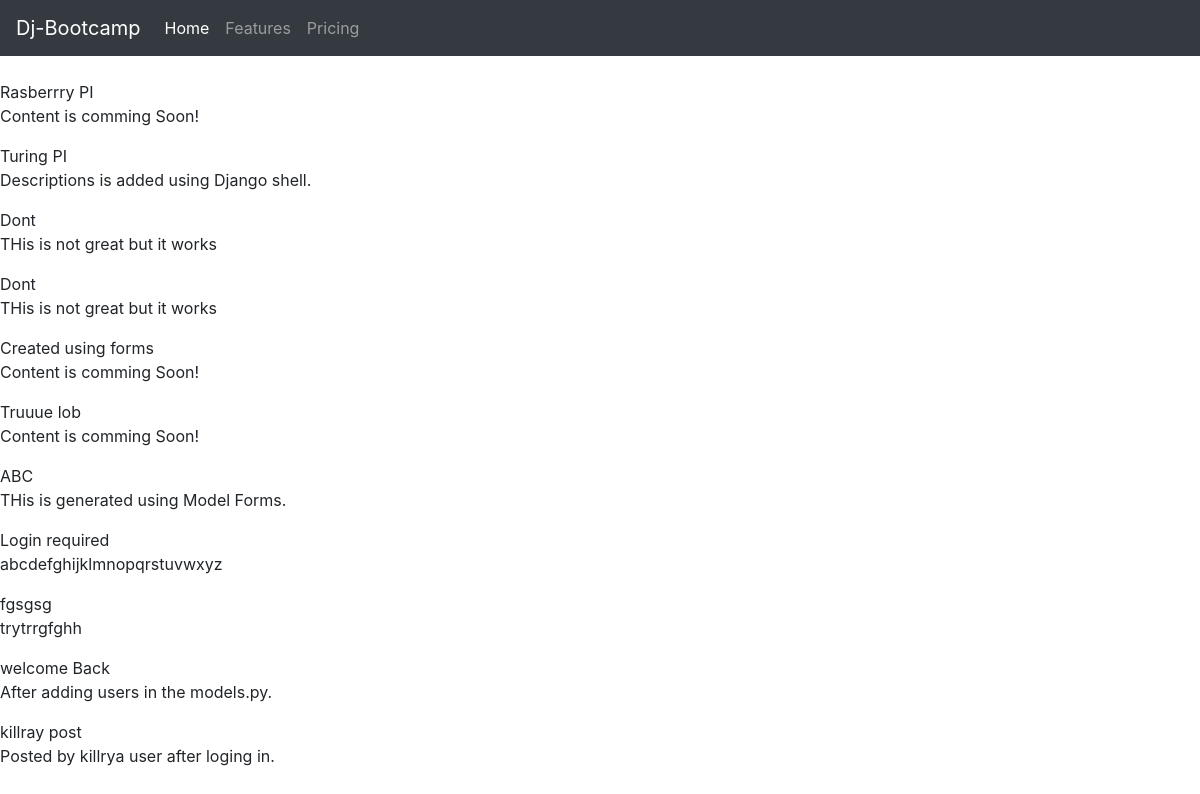
/product/, run on an earlier commit of the app's database.
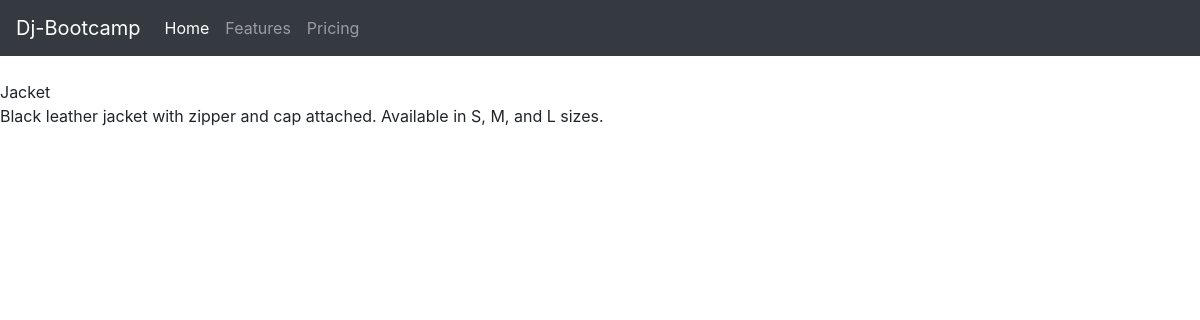
And on a later commit of the database.
### products/models.py (models this page shows, shortened)
class Product(models.Model):
    user = models.ForeignKey(User, null=True,on_delete= models.SET_NULL)
    title = models.CharField(max_length=200)
    content = models.TextField(null=True,blank=True)
    price = models.DecimalField(max_digits=10,decimal_places=2, default=0.00)
    inventory = models.IntegerField(default = 0)
    featured = models.BooleanField(default = False)

### products/views.py (the view)
# urls.py: path('product/', views.product_list_view),
def product_list_view(request, *args, **kwargs):
    qs = Product.objects.all()  #list of products
    context = {
        'object_list':qs,
    }
    return render(request,'products/product_list.html', context)

### templates/products/product_list.html (shortened to what this page needs)
{% extends "base.html" %}
{% block content %}
{% for obj in object_list %}
<div>
    {{obj.title}}
    {% include "products/detail_snippet.html" with product=obj %}
</div>
{% endfor %}
{% endblock content %}

### templates/base.html (shortened to what this page needs)
<!DOCTYPE html>
<!DOCTYPE html>
<html lang="en">
<head>
    <link rel="stylesheet" href="https://maxcdn.bootstrapcdn.com/bootstrap/4.0.0/css/bootstrap.min.css">
</head>
<body>
    {% include 'navbar.html' %}
    <br>
    {% block content %}
    {% endblock %}
</body>
</html>

### templates/navbar.html (shortened to what this page needs)
{% block content %}
<nav class="navbar navbar-expand-lg navbar-dark bg-dark">
    <a class="navbar-brand" href="#">Dj-Bootcamp</a>
    <div class="collapse navbar-collapse" id="navbarNav">
      <ul class="navbar-nav">
        <li class="nav-item active">
          <a class="nav-link" href="#">Home <span class="sr-only">(current)</span></a>
        </li>
        <li class="nav-item">
          <a class="nav-link" href="#">Features</a>
        </li>
        <li class="nav-item">
          <a class="nav-link" href="#">Pricing</a>
        </li>
      </ul>
    </div>
  </nav>
  {% endblock content %}

### templates/products/detail_snippet.html
{% if product.content %}
    <p>{{product.content}}</p>
{% else %}
<p>Content is comming Soon!</p>
{% endif %}

What changed in the data, as far as the page shows it:
removed Product: title "Turing PI", content "Descriptions is added using Django shell."
removed Product: title "Dont", content "THis is not great but it works"
removed Product: title "Dont", content "THis is not great but it works"
removed Product: title "Created using forms", shows "Content is comming Soon!"
removed Product: title "Truuue lob", shows "Content is comming Soon!"
removed Product: title "ABC", content "THis is generated using Model Forms."
removed Product: title "Login required", content "abcdefghijklmnopqrstuvwxyz"
removed Product: title "fgsgsg", content "trytrrgfghh"
removed Product: title "welcome Back", content "After adding users in the models.py."
removed Product: title "killray post", content "Posted by killrya user after loging in."
changed Product: title "Rasberrry PI" → "Jacket"; content (not shown) → "Black leather jacket with zipper and cap attached. Available in S, M, and L sizes."; no longer shows "Content is comming Soon!"
